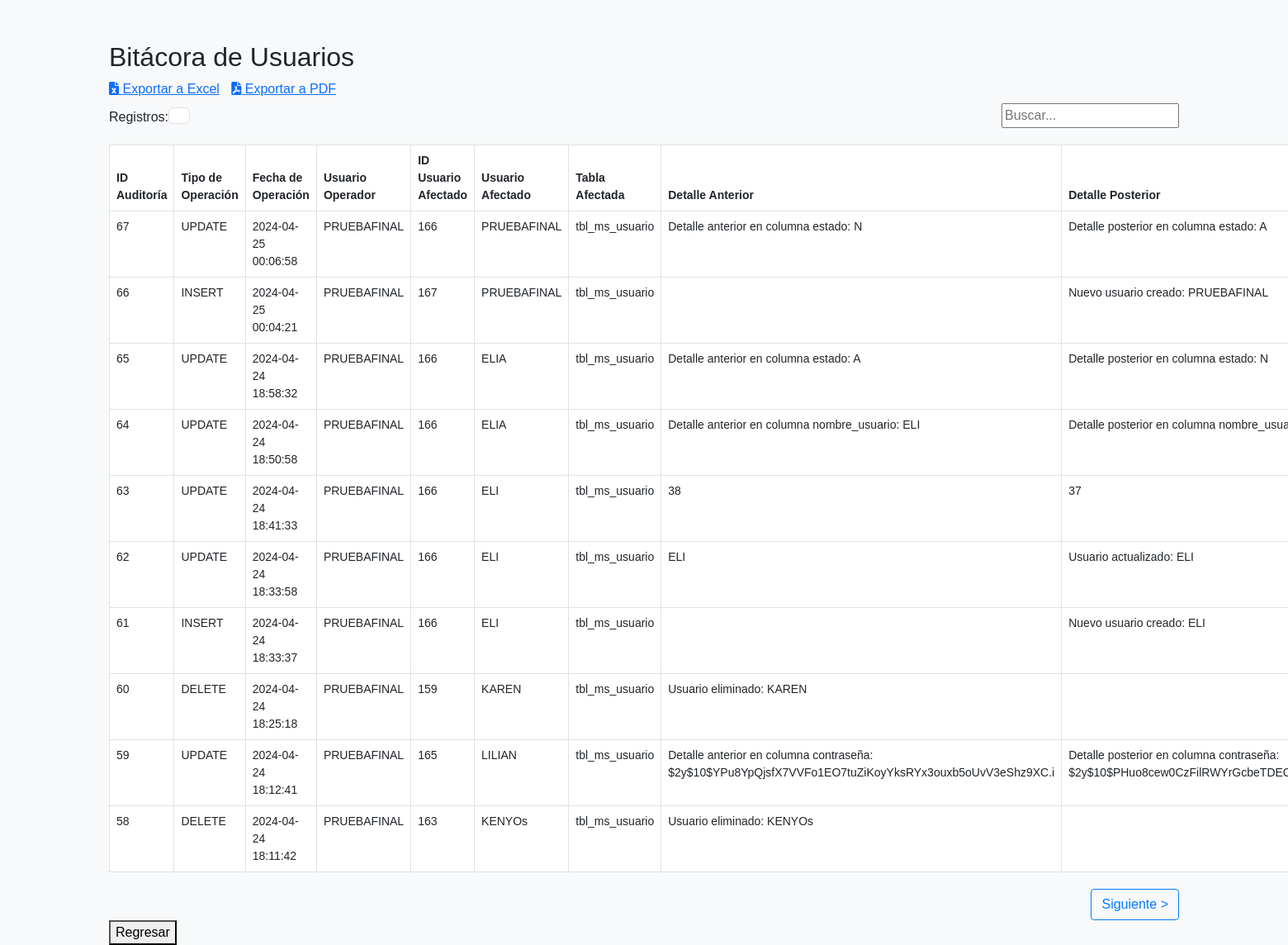
/bitacora.php (signed in), run on the app's committed database.
### tables this page shows
CREATE TABLE `auditoria_tbl_ms_usuario` (
  `id_auditoria` int(11) NOT NULL AUTO_INCREMENT,
  `tipo_operacion` varchar(20) DEFAULT NULL,
  `fecha_operacion` timestamp NULL DEFAULT current_timestamp(),
  `id_usuario_operacion` int(11) DEFAULT NULL,
  `nombre_usuario_afectado` varchar(100) NOT NULL,
  `nombre_usuario_operacion` varchar(100) DEFAULT NULL,
  `tabla_afectada` varchar(100) NOT NULL,
  `id_usuario_afectado` int(11) DEFAULT NULL,
  `detalle_anterior` text DEFAULT NULL,
  `detalle_posterior` text DEFAULT NULL,
  PRIMARY KEY (`id_auditoria`)
);

### bitacora.php (the view, shortened to what this page needs)
<?php
require_once('conexion/conexion.php');
if(isset($_SESSION['nombre_usuario']) && !empty($_SESSION['nombre_usuario'])) {
    $nombre_usuario_php = $_SESSION['nombre_usuario'];
    $resultsPerPage = isset($_GET['resultsPerPage']) ? $_GET['resultsPerPage'] : 10;
    $page = isset($_GET['page']) ? $_GET['page'] : 1;
    $startIndex = ($page - 1) * $resultsPerPage;
    $sqlBitacora = "SELECT *, (SELECT nombre_usuario FROM tbl_ms_usuario WHERE id_usuario = auditoria_tbl_ms_usuario.id_usuario_operacion) AS nombre_usuario_operacion FROM auditoria_tbl_ms_usuario ORDER BY fecha_operacion DESC LIMIT $startIndex, $resultsPerPage";
    $resultBitacora = $conn->query($sqlBitacora);
    $sqlTotalRecords = "SELECT COUNT(*) as total FROM auditoria_tbl_ms_usuario";
    $resultTotalRecords = $conn->query($sqlTotalRecords);
    $rowTotalRecords = $resultTotalRecords->fetch_assoc();
    $totalRecords = $rowTotalRecords['total'];
    $totalPages = ceil($totalRecords / $resultsPerPage);
} else {
    header("Location: login.php");
    exit();
}
?>
<!DOCTYPE html>
<html lang="es">
<head>
    <link rel="stylesheet" href="https://cdn.jsdelivr.net/npm/bootstrap@5.3.0/dist/css/bootstrap.min.css">
    <link rel="stylesheet" href="https://cdnjs.cloudflare.com/ajax/libs/font-awesome/6.0.0-beta3/css/all.min.css">
</head>
<body>
<div class="container">
    <h2>Bitácora de Usuarios</h2>
    <div class="export-icons">
        <a href="export_excel.php"><i class="fas fa-file-excel"></i> Exportar a Excel</a>
        <a href="export_pdf.php"><i class="fas fa-file-pdf"></i> Exportar a PDF</a>
    </div>
    <div class="select-container">
        <label for="resultsPerPage">Registros:</label>
        <select class="form-control" id="resultsPerPage" name="resultsPerPage" onchange="changeResultsPerPage()">
            <option value="10" <?php if($resultsPerPage == 10) echo "selected"; ?>>10</option>
        </select>
    </div>
    <?php if ($resultBitacora->num_rows > 0): ?>
        <div class="search-container">
            <input type="text" id="searchInput" onkeyup="filterTable()" placeholder="Buscar...">
        </div>
        <table class="table table-bordered" id="userLogTable">
            <thead>
                <tr>
                    <th>ID Auditoría</th>
                    <th>Tipo de Operación</th>
                    <th>Fecha de Operación</th>
                    <th>Usuario Operador</th>
                    <th>ID Usuario Afectado</th>
                    <th>Usuario Afectado</th>
                    <th>Tabla Afectada</th>
                    <th>Detalle Anterior</th>
                    <th>Detalle Posterior</th>
                </tr>
            </thead>
            <tbody>
                <?php while ($row = $resultBitacora->fetch_assoc()): ?>
                    <tr>
                        <td><?php echo $row['id_auditoria']; ?></td>
                        <td><?php echo $row['tipo_operacion']; ?></td>
                        <td><?php echo $row['fecha_operacion']; ?></td>
                        <td><?php echo $nombre_usuario_php; ?></td>
                        <td><?php echo $row['id_usuario_afectado']; ?></td>
                        <td><?php echo $row['nombre_usuario_afectado']; ?></td>
                        <td><?php echo $row['tabla_afectada']; ?></td>
                        <td><?php echo $row['detalle_anterior']; ?></td>
                        <td><?php echo $row['detalle_posterior']; ?></td>
                    </tr>
                <?php endwhile; ?>
            </tbody>
        </table>
        <div class="pagination-container">
            <?php if ($page < $totalPages): ?>
                <a href="?page=<?php echo ($page + 1); ?>&resultsPerPage=<?php echo $resultsPerPage; ?>">Siguiente &gt;</a>
            <?php endif; ?>
        </div>
    <?php else: ?>
        <p>No hay registros en la bitácora.</p>
    <?php endif; ?>
    <button onclick="goBack()">Regresar</button>
</div>
</body>
</html>
</html>

### bitacora.php (style rules this page uses)
body { font-family: Arial, sans-serif; background-color: #f8f9fa; }
.container { margin-top: 50px; }
table { width: 100%; margin-top: 20px; font-size: 14px; }
th, td { padding: 8px; text-align: left; }
th { background-color: #f2f2f2; }
.export-icons { margin-bottom: 10px; }
.export-icons a { margin-right: 10px; }
.pagination-container, .search-container { display: flex; justify-content: flex-end; margin-top: 20px; }
.search-container { margin-bottom: 20px; margin-top: -45px; }
.pagination-container a { padding: 6px 12px; text-decoration: none; color: #007bff; border: 1px solid #007bff; border-radius: 4px; }
.select-container { margin-bottom: 20px; display: inline-flex; border-radius: 0; width: 90px; height: 20px; }

### data on the page
auditoria_tbl_ms_usuario: id_auditoria "67", tipo_operacion "UPDATE", fecha_operacion "2024-04-25 00:06:58", nombre_usuario_php "PRUEBAFINAL", id_usuario_afectado "166", nombre_usuario_afectado "PRUEBAFINAL", tabla_afectada "tbl_ms_usuario", detalle_anterior "Detalle anterior en columna estado: N", detalle_posterior "Detalle posterior en columna estado: A"
auditoria_tbl_ms_usuario: id_auditoria "66", tipo_operacion "INSERT", fecha_operacion "2024-04-25 00:04:21", nombre_usuario_php "PRUEBAFINAL", id_usuario_afectado "167", nombre_usuario_afectado "PRUEBAFINAL", tabla_afectada "tbl_ms_usuario", detalle_posterior "Nuevo usuario creado: PRUEBAFINAL"
auditoria_tbl_ms_usuario: id_auditoria "65", tipo_operacion "UPDATE", fecha_operacion "2024-04-24 18:58:32", nombre_usuario_php "PRUEBAFINAL", id_usuario_afectado "166", nombre_usuario_afectado "ELIA", tabla_afectada "tbl_ms_usuario", detalle_anterior "Detalle anterior en columna estado: A", detalle_posterior "Detalle posterior en columna estado: N"
auditoria_tbl_ms_usuario: id_auditoria "64", tipo_operacion "UPDATE", fecha_operacion "2024-04-24 18:50:58", nombre_usuario_php "PRUEBAFINAL", id_usuario_afectado "166", nombre_usuario_afectado "ELIA", tabla_afectada "tbl_ms_usuario", detalle_anterior "Detalle anterior en columna nombre_usuario: ELI", detalle_posterior "Detalle posterior en columna…"
auditoria_tbl_ms_usuario: id_auditoria "63", tipo_operacion "UPDATE", fecha_operacion "2024-04-24 18:41:33", nombre_usuario_php "PRUEBAFINAL", id_usuario_afectado "166", nombre_usuario_afectado "ELI", tabla_afectada "tbl_ms_usuario", detalle_anterior "38", detalle_posterior "37"
auditoria_tbl_ms_usuario: id_auditoria "62", tipo_operacion "UPDATE", fecha_operacion "2024-04-24 18:33:58", nombre_usuario_php "PRUEBAFINAL", id_usuario_afectado "166", nombre_usuario_afectado "ELI", tabla_afectada "tbl_ms_usuario", detalle_anterior "ELI", detalle_posterior "Usuario actualizado: ELI"
auditoria_tbl_ms_usuario: id_auditoria "61", tipo_operacion "INSERT", fecha_operacion "2024-04-24 18:33:37", nombre_usuario_php "PRUEBAFINAL", id_usuario_afectado "166", nombre_usuario_afectado "ELI", tabla_afectada "tbl_ms_usuario", detalle_posterior "Nuevo usuario creado: ELI"
auditoria_tbl_ms_usuario: id_auditoria "60", tipo_operacion "DELETE", fecha_operacion "2024-04-24 18:25:18", nombre_usuario_php "PRUEBAFINAL", id_usuario_afectado "159", nombre_usuario_afectado "KAREN", tabla_afectada "tbl_ms_usuario", detalle_anterior "Usuario eliminado: KAREN"
auditoria_tbl_ms_usuario: id_auditoria "59", tipo_operacion "UPDATE", fecha_operacion "2024-04-24 18:12:41", nombre_usuario_php "PRUEBAFINAL", id_usuario_afectado "165", nombre_usuario_afectado "LILIAN", tabla_afectada "tbl_ms_usuario", detalle_anterior "Detalle anterior en columna contraseña: $2y$10$YPu8YpQjsfX7VVFo1EO7tuZiKoyYksRYx3ouxb5oUvV3eShz9XC.i", detalle_posterior "Detalle posterior en columna contraseña:…"
auditoria_tbl_ms_usuario: id_auditoria "58", tipo_operacion "DELETE", fecha_operacion "2024-04-24 18:11:42", nombre_usuario_php "PRUEBAFINAL", id_usuario_afectado "163", nombre_usuario_afectado "KENYOs", tabla_afectada "tbl_ms_usuario", detalle_anterior "Usuario eliminado: KENYOs"
